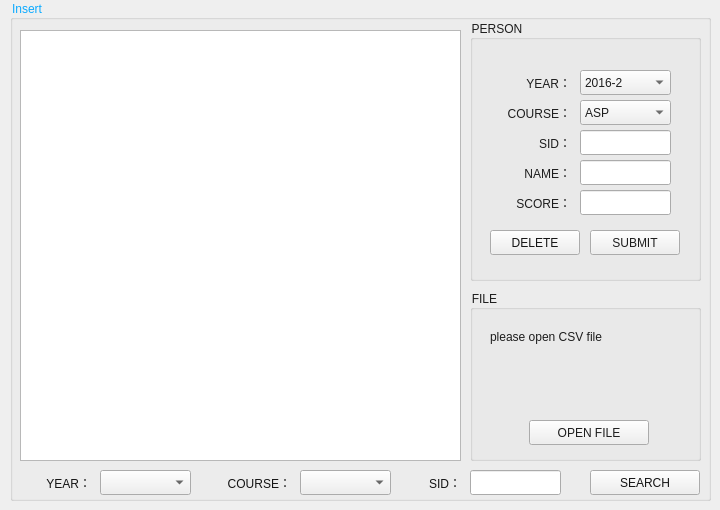
    <widget class="QWidget" name="tab_insert">
     <attribute name="title">
      <string>Insert Score</string>
     </attribute>
     <widget class="QGroupBox" name="groupBox_3">
      <property name="geometry">
       <rect>
        <x>10</x>
        <y>0</y>
        <width>701</width>
        <height>501</height>
       </rect>
      </property>
      <property name="styleSheet">
       <string notr="true">color:rgb(11, 170, 255);font: 16pt &quot;微软雅黑&quot;;</string>
      </property>
      <property name="title">
       <string>Insert</string>
      </property>
      <widget class="QTableView" name="stuview">
       <property name="geometry">
        <rect>
         <x>10</x>
         <y>30</y>
         <width>441</width>
         <height>431</height>
        </rect>
       </property>
       <property name="styleSheet">
        <string notr="true">color: rgb(0, 0, 0);font: 10pt &quot;微软雅黑&quot;;</string>
       </property>
       <property name="sortingEnabled">
        <bool>true</bool>
       </property>
       <attribute name="horizontalHeaderDefaultSectionSize">
        <number>80</number>
       </attribute>
       <attribute name="horizontalHeaderMinimumSectionSize">
        <number>75</number>
       </attribute>
      </widget>
      <widget class="QGroupBox" name="groupBox_4">
       <property name="geometry">
        <rect>
         <x>460</x>
         <y>20</y>
         <width>231</width>
         <height>261</height>
        </rect>
       </property>
       <property name="styleSheet">
        <string notr="true">color:rgb(29, 29, 29);font: 14pt &quot;微软雅黑&quot;;</string>
       </property>
       <property name="title">
        <string>PERSON</string>
       </property>
       <widget class="QLabel" name="label_6">
        <property name="geometry">
         <rect>
          <x>30</x>
          <y>50</y>
          <width>71</width>
          <height>25</height>
         </rect>
        </property>
        <property name="styleSheet">
         <string notr="true">color:rgb(29, 29, 29);font: 11pt &quot;微软雅黑&quot;;</string>
        </property>
        <property name="text">
         <string>YEAR：</string>
        </property>
        <property name="alignment">
         <set>Qt::AlignRight|Qt::AlignTrailing|Qt::AlignVCenter</set>
        </property>
       </widget>
       <widget class="QLineEdit" name="lineEdit_name_2">
        <property name="geometry">
         <rect>
          <x>110</x>
          <y>140</y>
          <width>91</width>
          <height>25</height>
         </rect>
        </property>
        <property name="styleSheet">
         <string notr="true">color:rgb(29, 29, 29);font: 11pt &quot;微软雅黑&quot;;</string>
        </property>
       </widget>
       <widget class="QComboBox" name="comboBox_course_2">
        <property name="geometry">
         <rect>
          <x>110</x>
          <y>80</y>
          <width>91</width>
          <height>25</height>
         </rect>
        </property>
        <property name="styleSheet">
         <string notr="true">color:rgb(29, 29, 29);font: 11pt &quot;微软雅黑&quot;;</string>
        </property>
        <item>
         <property name="text">
          <string>ASP</string>
         </property>
        </item>
        <item>
         <property name="text">
          <string>C++</string>
         </property>
        </item>
        <item>
         <property name="text">
          <string>JAVA</string>
         </property>
        </item>
        <item>
         <property name="text">
          <string>JSP</string>
         </property>
        </item>
       </widget>
       <widget class="QLineEdit" name="lineEdit_sid_2">
        <property name="geometry">
         <rect>
          <x>110</x>
          <y>110</y>
          <width>91</width>
          <height>25</height>
         </rect>
        </property>
        <property name="styleSheet">
         <string notr="true">color:rgb(29, 29, 29);font: 11pt &quot;微软雅黑&quot;;</string>
        </property>
       </widget>
       <widget class="QLabel" name="label_5">
        <property name="geometry">
         <rect>
          <x>30</x>
          <y>110</y>
          <width>71</width>
          <height>25</height>
         </rect>
        </property>
        <property name="styleSheet">
         <string notr="true">color:rgb(29, 29, 29);font: 11pt &quot;微软雅黑&quot;;</string>
        </property>
        <property name="text">
         <string>SID：</string>
        </property>
        <property name="alignment">
         <set>Qt::AlignRight|Qt::AlignTrailing|Qt::AlignVCenter</set>
        </property>
       </widget>
       <widget class="QLabel" name="label_8">
        <property name="geometry">
         <rect>
          <x>30</x>
          <y>140</y>
          <width>71</width>
          <height>25</height>
         </rect>
        </property>
        <property name="styleSheet">
         <string notr="true">color:rgb(29, 29, 29);font: 11pt &quot;微软雅黑&quot;;</string>
        </property>
        <property name="text">
         <string>NAME：</string>
        </property>
        <property name="alignment">
         <set>Qt::AlignRight|Qt::AlignTrailing|Qt::AlignVCenter</set>
        </property>
       </widget>
       <widget class="QLabel" name="label_7">
        <property name="geometry">
         <rect>
          <x>20</x>
          <y>80</y>
          <width>81</width>
          <height>25</height>
         </rect>
        </property>
        <property name="styleSheet">
         <string notr="true">color:rgb(29, 29, 29);font: 11pt &quot;微软雅黑&quot;;</string>
        </property>
        <property name="text">
         <string>COURSE：</string>
        </property>
        <property name="alignment">
         <set>Qt::AlignRight|Qt::AlignTrailing|Qt::AlignVCenter</set>
        </property>
       </widget>
       <widget class="QPushButton" name="pushButton_submit_2">
        <property name="geometry">
         <rect>
          <x>120</x>
          <y>210</y>
          <width>90</width>
          <height>25</height>
         </rect>
        </property>
        <property name="styleSheet">
         <string notr="true">color:rgb(29, 29, 29);font: 11pt &quot;微软雅黑&quot;;</string>
        </property>
        <property name="text">
         <string>SUBMIT</string>
        </property>
       </widget>
       <widget class="QComboBox" name="comboBox_year_2">
        <property name="geometry">
         <rect>
          <x>110</x>
          <y>50</y>
          <width>91</width>
          <height>25</height>
         </rect>
        </property>
        <property name="styleSheet">
         <string notr="true">color:rgb(29, 29, 29);font: 11pt &quot;微软雅黑&quot;;</string>
        </property>
        <item>
         <property name="text">
          <string>2016-2</string>
         </property>
        </item>
        <item>
         <property name="text">
          <string>2016-1</string>
         </property>
        </item>
       </widget>
       <widget class="QLineEdit" name="lineEdit_score_2">
        <property name="geometry">
         <rect>
          <x>110</x>
          <y>170</y>
          <width>91</width>
          <height>25</height>
         </rect>
        </property>
        <property name="styleSheet">
         <string notr="true">color:rgb(29, 29, 29);font: 11pt &quot;微软雅黑&quot;;</string>
        </property>
        <property name="text">
         <string/>
        </property>
       </widget>
       <widget class="QLabel" name="label_9">
        <property name="geometry">
         <rect>
          <x>30</x>
          <y>170</y>
          <width>71</width>
          <height>25</height>
         </rect>
        </property>
        <property name="styleSheet">
         <string notr="true">color:rgb(29, 29, 29);font: 11pt &quot;微软雅黑&quot;;</string>
        </property>
        <property name="text">
         <string>SCORE：</string>
        </property>
        <property name="alignment">
         <set>Qt::AlignRight|Qt::AlignTrailing|Qt::AlignVCenter</set>
        </property>
       </widget>
       <widget class="QPushButton" name="pushButton_delete">
        <property name="geometry">
         <rect>
          <x>20</x>
          <y>210</y>
          <width>90</width>
          <height>25</height>
         </rect>
        </property>
        <property name="styleSheet">
         <string notr="true">COLOR:rgb(20, 20, 20);font: 11pt &quot;微软雅黑&quot;;</string>
        </property>
        <property name="text">
         <string>DELETE</string>
        </property>
       </widget>
      </widget>
      <widget class="QGroupBox" name="groupBox_5">
       <property name="geometry">
        <rect>
         <x>460</x>
         <y>290</y>
         <width>231</width>
         <height>171</height>
        </rect>
       </property>
       <property name="styleSheet">
        <string notr="true">color:rgb(29, 29, 29);font: 14pt &quot;微软雅黑&quot;;</string>
       </property>
       <property name="title">
        <string>FILE</string>
       </property>
       <widget class="QPushButton" name="pushButton_open">
        <property name="geometry">
         <rect>
          <x>59</x>
          <y>130</y>
          <width>120</width>
          <height>25</height>
         </rect>
        </property>
        <property name="styleSheet">
         <string notr="true">color:rgb(29, 29, 29);font: 11pt &quot;微软雅黑&quot;;</string>
        </property>
        <property name="text">
         <string>OPEN FILE</string>
        </property>
       </widget>
       <widget class="QLabel" name="label_filename">
        <property name="geometry">
         <rect>
          <x>20</x>
          <y>40</y>
          <width>191</width>
          <height>71</height>
         </rect>
        </property>
        <property name="styleSheet">
         <string notr="true">color:rgb(29, 29, 29);font: 11pt &quot;微软雅黑&quot;;</string>
        </property>
        <property name="text">
         <string>please open CSV file</string>
        </property>
        <property name="alignment">
         <set>Qt::AlignLeading|Qt::AlignLeft|Qt::AlignTop</set>
        </property>
        <property name="wordWrap">
         <bool>true</bool>
        </property>
       </widget>
      </widget>
      <widget class="QComboBox" name="comboBox_year_3">
       <property name="geometry">
        <rect>
         <x>90</x>
         <y>470</y>
         <width>91</width>
         <height>25</height>
        </rect>
       </property>
       <property name="styleSheet">
        <string notr="true">COLOR:rgb(20, 20, 20);font: 11pt &quot;微软雅黑&quot;;</string>
       </property>
       <item>
        <property name="text">
         <string/>
        </property>
       </item>
       <item>
        <property name="text">
         <string>2016-2</string>
        </property>
       </item>
       <item>
        <property name="text">
         <string>2016-1</string>
        </property>
       </item>
      </widget>
      <widget class="QPushButton" name="pushButton_search_2">
       <property name="geometry">
        <rect>
         <x>580</x>
         <y>470</y>
         <width>110</width>
         <height>25</height>
        </rect>
       </property>
       <property name="styleSheet">
        <string notr="true">COLOR:rgb(20, 20, 20);font: 11pt &quot;微软雅黑&quot;;</string>
       </property>
       <property name="text">
        <string>SEARCH</string>
       </property>
      </widget>
      <widget class="QLabel" name="label_18">
       <property name="geometry">
        <rect>
         <x>380</x>
         <y>470</y>
         <width>71</width>
         <height>25</height>
        </rect>
       </property>
       <property name="styleSheet">
        <string notr="true">COLOR:rgb(20, 20, 20);font: 11pt &quot;微软雅黑&quot;;</string>
       </property>
       <property name="text">
        <string>SID：</string>
       </property>
       <property name="alignment">
        <set>Qt::AlignRight|Qt::AlignTrailing|Qt::AlignVCenter</set>
       </property>
      </widget>
      <widget class="QLabel" name="label_19">
       <property name="geometry">
        <rect>
         <x>10</x>
         <y>470</y>
         <width>71</width>
         <height>25</height>
        </rect>
       </property>
       <property name="styleSheet">
        <string notr="true">COLOR:rgb(20, 20, 20);font: 11pt &quot;微软雅黑&quot;;</string>
       </property>
       <property name="text">
        <string>YEAR：</string>
       </property>
       <property name="alignment">
        <set>Qt::AlignRight|Qt::AlignTrailing|Qt::AlignVCenter</set>
       </property>
      </widget>
      <widget class="QLabel" name="label_20">
       <property name="geometry">
        <rect>
         <x>200</x>
         <y>470</y>
         <width>81</width>
         <height>25</height>
        </rect>
       </property>
       <property name="styleSheet">
        <string notr="true">COLOR:rgb(20, 20, 20);font: 11pt &quot;微软雅黑&quot;;</string>
       </property>
       <property name="text">
        <string>COURSE：</string>
       </property>
       <property name="alignment">
        <set>Qt::AlignRight|Qt::AlignTrailing|Qt::AlignVCenter</set>
       </property>
      </widget>
      <widget class="QComboBox" name="comboBox_course_3">
       <property name="geometry">
        <rect>
         <x>290</x>
         <y>470</y>
         <width>91</width>
         <height>25</height>
        </rect>
       </property>
       <property name="styleSheet">
        <string notr="true">COLOR:rgb(20, 20, 20);font: 11pt &quot;微软雅黑&quot;;</string>
       </property>
       <item>
        <property name="text">
         <string/>
        </property>
       </item>
       <item>
        <property name="text">
         <string>ASP</string>
        </property>
       </item>
       <item>
        <property name="text">
         <string>C++</string>
        </property>
       </item>
       <item>
        <property name="text">
         <string>JAVA</string>
        </property>
       </item>
       <item>
        <property name="text">
         <string>JSP</string>
        </property>
       </item>
      </widget>
      <widget class="QLineEdit" name="lineEdit_sid_3">
       <property name="geometry">
        <rect>
         <x>460</x>
         <y>470</y>
         <width>91</width>
         <height>25</height>
        </rect>
       </property>
       <property name="styleSheet">
        <string notr="true">COLOR:rgb(20, 20, 20);font: 11pt &quot;微软雅黑&quot;;</string>
       </property>
      </widget>
     </widget>
    </widget>
